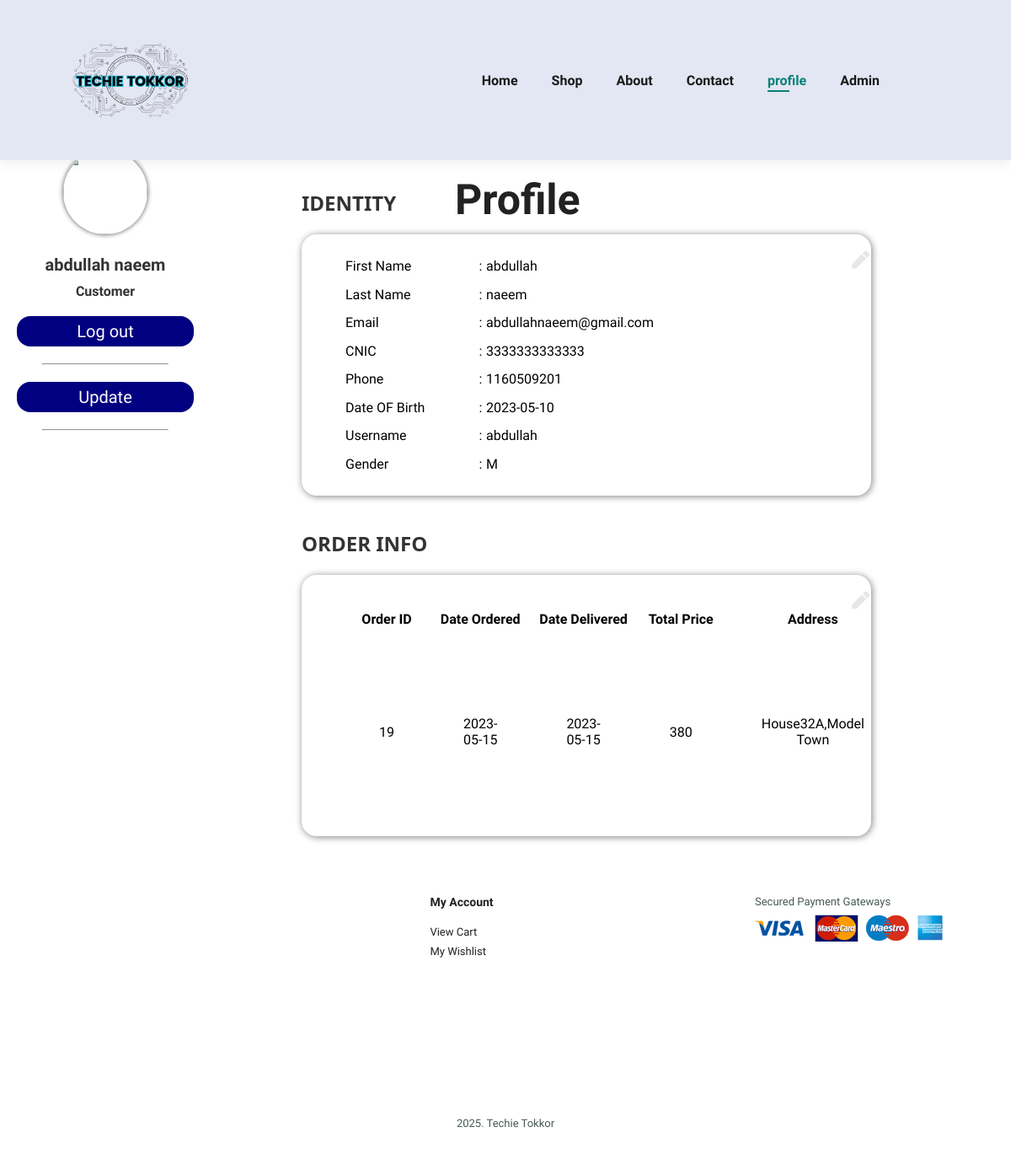
The app's page /website/profile.php (signed in) with its own data.
### tables this page shows
CREATE TABLE `accounts` (
  `aid` int(11) NOT NULL,
  `afname` varchar(100) NOT NULL,
  `alname` varchar(100) NOT NULL,
  `phone` char(11) NOT NULL,
  `email` varchar(100) NOT NULL,
  `cnic` char(13) NOT NULL,
  `dob` date NOT NULL,
  `username` varchar(100) NOT NULL,
  `gender` varchar(10) NOT NULL,
  `password` varchar(100) NOT NULL
);

CREATE TABLE `orders` (
  `oid` int(11) NOT NULL,
  `dateod` date NOT NULL,
  `datedel` date DEFAULT NULL,
  `aid` int(11) NOT NULL,
  `address` varchar(255) NOT NULL,
  `city` varchar(50) NOT NULL,
  `country` varchar(100) NOT NULL,
  `account` char(16) DEFAULT NULL,
  `total` int(11) NOT NULL
);

### website/profile.php (the view, shortened to what this page needs)
<!DOCTYPE html>
<html lang="en">
<head>
    <link rel="stylesheet" href="https://pro.fontawesome.com/releases/v5.10.0/css/all.css" />
    <link rel="stylesheet" href="https://pro.fontawesome.com/releases/v5.10.0/css/all.css" />
    <link rel="stylesheet" href="style.css" />
</head>
<body>
    <section id="header">
        <a href="index.php"><img class="logo" src="img/logo.png" width="150" height="120" /></a>
        <div>
            <ul id="navbar">
                <li><a href="index.php">Home</a></li>
                <li><a href="shop.php">Shop</a></li>
                <li><a href="about.php">About</a></li>
                <li><a href="contact.php">Contact</a></li>
                <?php
        if ($_SESSION['aid'] < 0) {
          echo "   <li><a href='login.php'>login</a></li>
            <li><a  href='signup.php'>SignUp</a></li>
            ";
        } else {
          echo "   <li><a class='active'  href='profile.php'>profile</a></li>
          ";
        }
        ?>
                <li><a href="admin.php">Admin</a></li>
                <li id="lg-bag">
                    <a href="cart.php"><i class="far fa-shopping-bag"></i></a>
                </li>
            </ul>
        </div>
    </section>
    <div class="navbar-top">
        <div class="title">
            <h1>Profile</h1>
        </div>
    </div>
    <div class="sidenav">
        <div class="profile">
            <img src="https://imdezcode.files.wordpress.com/2020/02/imdezcode-logo.png" alt="" width="100" height="100">
            <?php
      include("include/connect.php");
      $aid = $_SESSION['aid'];
      $query = "SELECT * FROM ACCOUNTS WHERE aid = $aid";
      $result = mysqli_query($con, $query);
      $row = mysqli_fetch_assoc($result);
      $afname = $row['afname'];
      $alname = $row['alname'];
      $name = $afname . " " . $alname;
      echo "
      <div class='name'>
        $name
      </div>
      <div class='job'>
        Customer
      </div>
    </div>
    "
        ?>
            <div class="sidenav-url">
                <div class="url">
                    <a href='profile.php?lo=1' class="btn logup">Log out</a>
                    <hr allign="center">
                </div>
                <div class="url">
                    <a href='profile.php?upd=1' class="btn logup">Update</a>
                    <hr allign="center">
                </div>
            </div>
        </div>
        <div class="main">
            <h2>IDENTITY</h2>
            <div class="card">
                <div class="card-body">
                    <i class="fa fa-pen fa-xs edit"></i>
                    <table>
                        <tbody>
                            <?php
              if (isset($_GET['upd'])) {
                include("include/connect.php");
                $aid = $_SESSION['aid'];
                $query = "SELECT * FROM ACCOUNTS WHERE aid = $aid";
                $result = mysqli_query($con, $query);
                $row = mysqli_fetch_assoc($result);
                $afname = $row['afname'];
                $alname = $row['alname'];
                $phone = $row['phone'];
                $email = $row['email'];
                $cnic = $row['cnic'];
                $dob = $row['dob'];
                $user = $row['username'];
                $gender = $row['gender'];
                echo "
              <form class='form1' method='post'>
              <tr>
                <td>First Name</td>
                <td>:</td>
                <td><input name='a1' type='text' value='$afname'></td>
              </tr>
              <tr>
                <td>Last Name</td>
                <td>:</td>
                <td><input name='a2' type='text' value='$alname'></td>
              </tr>
              <tr>
                <td>Email</td>
                <td>:</td>
                <td><input name='a3' type='text' value='$email'></td>
              </tr>
              <tr>
                <td>CNIC</td>
                <td>:</td>
                <td><input name='a4' type='text' value='$cnic'></td>
              </tr>
              <tr>
              <td>Phone</td>
              <td>:</td>
              <td><input name='a5' type='text' value='$phone'></td>
              </tr>
              <tr>
              <td>Date OF Birth</td>
              <td>:</td>
              <td><input name='a6' type='date' value='$dob'></td>
              </tr>
              <tr>
              <td><button name='submit' type='submit' class='btn' style='width: 50%;'>Submit</button></td>
              </tr>
              </form>
              ";
              } else {
                include("include/connect.php");
                $aid = $_SESSION['aid'];
                $query = "SELECT * FROM ACCOUNTS WHERE aid = $aid";
                $result = mysqli_query($con, $query);
                $row = mysqli_fetch_assoc($result);
                $afname = $row['afname'];
                $alname = $row['alname'];
                $phone = $row['phone'];
                $email = $row['email'];
                $cnic = $row['cnic'];
                $dob = $row['dob'];
                $user = $row['username'];
                $gender = $row['gender'];
                echo "
              <tr>
                <td>First Name</td>
                <td>:</td>
                <td>$afname</td>
              </tr>
              <tr>
                <td>Last Name</td>
                <td>:</td>
                <td>$alname</td>
              </tr>
              <tr>
                <td>Email</td>
                <td>:</td>
                <td>$email</td>
              </tr>
              <tr>
                <td>CNIC</td>
                <td>:</td>
                <td>$cnic</td>
              </tr>
              <tr>
              <td>Phone</td>
              <td>:</td>
              <td>$phone</td>
              </tr>
              <tr>
              <td>Date OF Birth</td>
              <td>:</td>
              <td>$dob</td>
              </tr>
              <tr>
              <td>Username</td>
              <td>:</td>
              <td>$user</td>
              </tr>
              <tr>
              <td>Gender</td>
              <td>:</td>
              <td>$gender</td>
              </tr>
              ";
              }
              ?>
                        </tbody>
                    </table>
                </div>
            </div>
            <?php
      if (isset($_GET['odd'])) {
        include("include/connect.php");
        $oid = $_GET['odd'];
        $query = "select * from `order-details` where oid = $oid";
        $result = mysqli_query($con, $query);
        echo "<h2>Review</h2>
                  <div class='card'>
                  <div class='card-body'>
                      <i class='fa fa-pen fa-xs edit'></i>
                      <div class='tb' style: 'height: 700px; max-height: 700px;'>
                      <form method='post'> <table style='display:table; max-height: 700px;' class='tb'><thead>
                <tr>
                  <th>Name</th>
                  <th>Image</th>
                  <th>Price</th>
                  <th>Review</th>
                  <th>Rating</th>
                </tr>
                </thead><tbody>";
        while ($row = mysqli_fetch_assoc($result)) {
          include("include/connect.php");
          $pid = $row['pid'];
          $query = "select * from products where pid = $pid";
          $result2 = mysqli_query($con, $query);
          $row2 = mysqli_fetch_assoc($result2);
          $img = $row2['img'];
          $pname = $row2['pname'];
          $price = $row2['price'];
          echo " <tr>
                    <td>$pname</td>
                    <td><img src='product_images/$img' width='50px' height='50px' alt='Product 1'></td>
                    <td>$price</td>
                    <td><textarea name='$pid-te'> </textarea></td>
                    <td>
                      <fieldset class='rating' style='width: 300px; padding: 0;' id = 'a-$pid-rating'>
                        <input type='radio' onclick='bruh(`$pid`)' id='$pid-rating1' name='$pid-rating' value='1' required><label for='$pid-rating1' style='padding: 10px;'></label>
                        <input type='radio' onclick='bruh(`$pid`)' id='$pid-rating2' name='$pid-rating' value='2' ><label for='$pid-rating2' style='padding: 10px;'></label>
                        <input type='radio' onclick='bruh(`$pid`)' id='$pid-rating3' name='$pid-rating' value='3' ><label for='$pid-rating3' style='padding: 10px;'></label>
                        <input type='radio' onclick='bruh(`$pid`)' id='$pid-rating4' name='$pid-rating' value='4' ><label for='$pid-rating4' style='padding: 10px;'></label>
                        <input type='radio' onclick='bruh(`$pid`)' id='$pid-rating5' name='$pid-rating' value='5' ><label for='$pid-rating5' style='padding: 10px;'></label>
                      </fieldset>
                    </td>
                  </tr><script>bruh(`$pid`);</script>";
        }
        echo "</tbody></table><div class='asd'><button type='submit' name='abc' class = 'btn' >Submit</button></div>
                </form></tbody>
                  </table>
              </div>
          </div>
     ";
      } else {
        echo "<h2>ORDER INFO</h2>
                <div class='card'>
                <div class='card-body'>
                    <i class='fa fa-pen fa-xs edit'></i>
                    <div class='tb'>
                        <table style='display:table;' class='tb'>
                            <thead>
                                <tr>
                                    <th>Order ID</th>
                                    <th>Date Ordered</th>
                                    <th>Date Delivered</th>
                                    <th>Total Price</th>
                                    <th>Address</th>
                                    <th>Review</th>
                                </tr>
                            </thead>
                            <tbody>";
        include("include/connect.php");
        $aid = $_SESSION['aid'];
        $query = "SELECT * FROM orders join accounts on orders.aid = accounts.aid where orders.aid = $aid";
        $result = mysqli_query($con, $query);
        while ($row = mysqli_fetch_assoc($result)) {
          $oid = $row['oid'];
          $dateod = $row['dateod'];
          $datedel = $row['datedel'];
          $add = $row['address'];
          $pri = $row['total'];
          echo "
                <tr>
                <td>$oid</td>
                    <td>$dateod</td>
                    <td>$datedel</td>
                    <td>$pri</td>
                <td style='max-width: 300px; max-height: 100px; overflow-x: auto; overflow-y: auto;'>$add</td>
                ";
          echo "</tr>";
        }
        echo "</tbody>
                  </table>
              </div>
          </div>
      </div>";
      }
      ?>
        </div>
        <footer class="section-p1">
            <div class="col">
                <h4>Contact</h4>
                <p>
                    <strong>Address: </strong> <address></address>
                </p>
                <p>
                    <strong>Phone: </strong> phone
                </p>
                <p>
                    <strong>Hours: </strong> 9am-5pm
                </p>
            </div>
            <div class="col">
                <h4>My Account</h4>
                <a href="cart.php">View Cart</a>
                <a href="wishlist.php">My Wishlist</a>
            </div>
            <div class="col install">
                <p>Secured Payment Gateways</p>
                <img src="img/pay/pay.png" />
            </div>
            <div class="copyright">
                <p>2025. Techie Tokkor</p>
            </div>
        </footer>
</body>
</html>

### website/style.css (style rules this page uses)
* { margin: 0; padding: 0; box-sizing: border-box; font-family: "Spartan", sans-serif; }
html { scroll-behavior: smooth; }
h1 { font-size: 50px; line-height: 64px; color: #222; }
h2 { font-size: 46px; line-height: 54px; color: #222; }
h4 { font-size: 20px; color: #222; }
p { font-size: 16px; color: #465b52; margin: 15px 0 20px 0; }
.section-p1 { padding: 40px 80px; }
body { width: 100%; }
#header { display: flex; align-items: center; justify-content: space-between; padding: 20px 80px; background: #e3e6f3; box-shadow: 0 5px 15px rgba(0, 0, 0, 0.06); position: sticky; z-index: 999; top: 0; left: 0; }
#header .logo { width: 150px; height: auto; display: block; margin: 0 auto; }
#navbar { display: flex; align-items: center; justify-content: center; }
#navbar li { list-style: none; padding: 0 20px; position: relative; }
#navbar li a { text-decoration: none; font-size: 16px; font-weight: 600; color: #1a1a1a; transition: 0.3s ease; }
#navbar li a:hover, #navbar li a.active { color: #088178; }
#navbar li a.active::after, #navbar li a:hover::after { content: ""; width: 30%; height: 2px; background: #088178; position: absolute; bottom: -4px; left: 20px; }
footer { display: flex; flex-wrap: wrap; justify-content: space-between; }
footer .col { display: flex; flex-direction: column; align-items: flex-start; margin-bottom: 20px; }
footer h4 { font-size: 14px; padding-bottom: 20px; }
footer a { font-size: 13px; margin: 0 0 8px 0; text-decoration: none; color: #222; }
footer p { font-size: 13px; margin: 0 0 8px 0; }
footer .copyright { width: 100%; text-align: center; }
.btn { outline: none; border: none; padding: 10px 30px; background-color: navy; color: white; border-radius: 1rem; width: 20%; cursor: pointer; }
.title { padding-top: 15px; position: absolute; left: 45%; }
.sidenav { background-color: #fff; color: #333; margin-top: 100px; border-bottom-right-radius: 25px; height: 86%; left: 0; overflow-x: hidden; padding-top: 20px; position: absolute; top: 70px; width: 250px; }
.url { margin: 20px 0px; }
.profile { margin-bottom: 20px; margin-top: -12px; text-align: center; }
.profile img { border-radius: 50%; box-shadow: 0px 0px 5px 1px grey; }
.name { font-size: 20px; font-weight: bold; padding-top: 20px; }
.job { font-size: 16px; font-weight: bold; padding-top: 10px; }
.url, hr { text-align: center; }
.url hr { margin-left: 20%; width: 60%; }
.url a { color: #fff; display: block; font-size: 20px; margin: 20px; padding: 6px 8px; text-decoration: none; }
.main { margin-top: 2%; margin-left: 29%; font-size: 28px; padding: 0 10px; width: 58%; }
.main h2 { color: #333; font-family: "Segoe UI", Tahoma, Geneva, Verdana, sans-serif; font-size: 24px; margin-bottom: 10px; }
.main .card { background-color: #fff; border-radius: 18px; box-shadow: 1px 1px 8px 0 grey; height: auto; margin-bottom: 30px; padding: 20px 0 20px 50px; }
.main .card table { border: none; font-size: 16px; height: 270px; width: 80%; }
.edit { position: absolute; color: #e7e7e8; right: 14%; }

### website/profile.php (style rules this page uses)
.tb { max-height: 400px; overflow-x: auto; overflow-y: auto; }
.tb tr { height: 60px; margin: 10px; }
.tb td { text-align: center; margin: 10px; padding-left: 40px; padding-right: 40px; }
.logup { width: auto; }

### records on screen
accounts: name "abdullah naeem", afname "abdullah", alname "naeem", email "abdullahnaeem@gmail.com", cnic "3333333333333", phone "1160509201", dob "2023-05-10", username "abdullah", gender "M"
orders: oid "19", dateod "2023-05-15", datedel "2023-05-15", total "380", address "House32A,Model Town"
